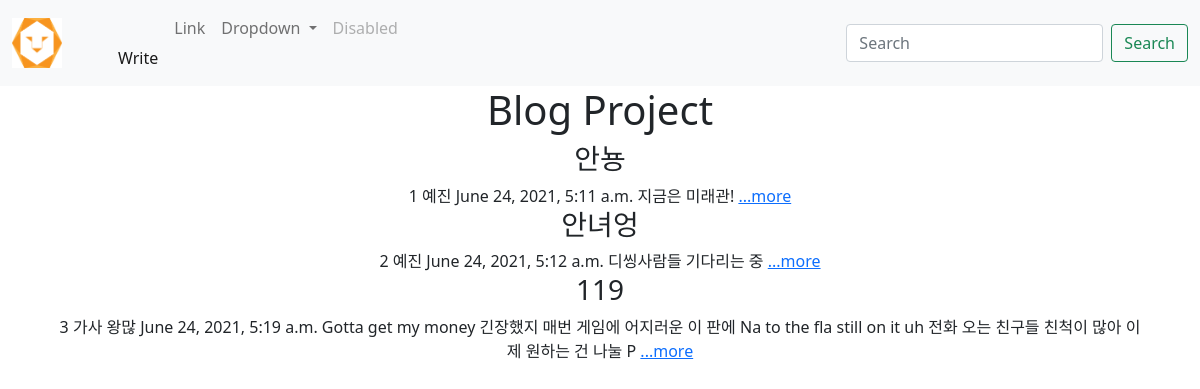
The app's page /, older data.
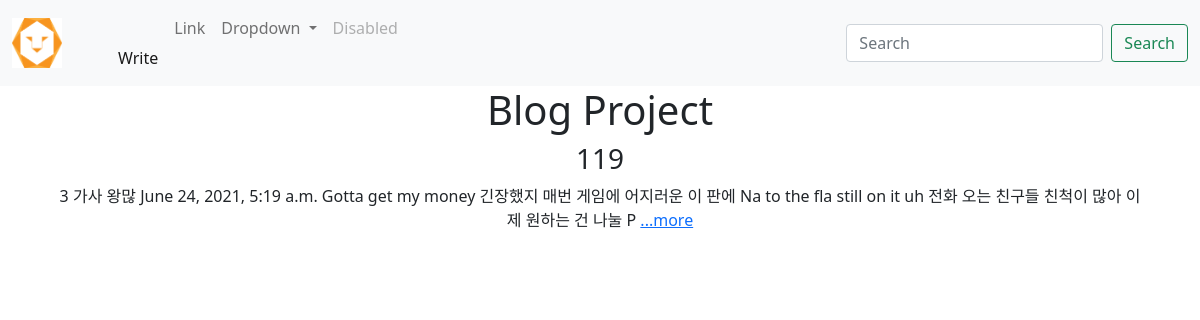
The same page, newer data.
### blog/models.py (models this page shows, shortened)
class Blog(models.Model):
    title = models.CharField(max_length=200)
    writer = models.CharField(max_length=100)
    pub_date = models.DateTimeField()    # 날짜와 시간을 정해주는 필드
    body = models.TextField()     # 본문 (제한없는 text 필드)
    img = models.ImageField(upload_to = "blog/", blank = True, null = True)
    def summary(self):
        return self.body[:100]

### blog/views.py (the view)
# urls.py: path('', blog, name="blog"),
def blog(request):
    blogs = Blog.objects.all()
    return render(request,'blog.html',{'blogs':blogs})

### blog/templates/blog.html
{% extends 'base.html' %}
{% block content %}
    <h1>Blog Project</h1>
    <div class="container">
    {% for blog in blogs %}
    <div>
        <h3>{{blog.title}}</h3>
        {{blog.id}}
        {{blog.writer}}
        {{blog.pub_date}}
        {{blog.summary}} <a href="{%url 'detail' blog.id%}">...more</a>
        <br>
    </div>
    {% endfor %}
</div>
{% endblock %}

### firstproject/templates/base.html (shortened to what this page needs)
<!DOCTYPE html>
<html lang="en">
<head>
    <link href="https://cdn.jsdelivr.net/npm/bootstrap@5.0.2/dist/css/bootstrap.min.css" rel="stylesheet">
</head>
<body>
    {% load static %}
    <nav class="navbar navbar-expand-lg navbar-light bg-light">
        <div class="container-fluid">
        <a class="navbar-brand" href="{% url 'blog'%}">
      <img src="{% static 'likelion.png' %}" alt="" width="50" height="50">
          <div class="collapse navbar-collapse" id="navbarSupportedContent">
            <ul class="navbar-nav me-auto mb-2 mb-lg-0">
              <li class="nav-item">
                <a class="nav-link active" aria-current="page" href="{% url 'new' %}">Write</a>
              </li>
              <li class="nav-item">
                <a class="nav-link" href="#">Link</a>
              </li>
              <li class="nav-item dropdown">
                <a class="nav-link dropdown-toggle" href="#" id="navbarDropdown" role="button" data-bs-toggle="dropdown" aria-expanded="false">
                  Dropdown
                </a>
              </li>
              <li class="nav-item">
                <a class="nav-link disabled" href="#" tabindex="-1" aria-disabled="true">Disabled</a>
              </li>
            </ul>
            <form class="d-flex">
              <input class="form-control me-2" type="search" placeholder="Search" aria-label="Search">
              <button class="btn btn-outline-success" type="submit">Search</button>
            </form>
          </div>
        </div>
      </nav>
      <div class="container">
        {% block content %}
        {% endblock %}
      </div>
    </body>
</html>

### firstproject/templates/base.html (style rules this page uses)
body { text-align: center; }

Row changes from the older to the newer data that the page shows:
removed Blog: title "안뇽", id "1", writer "예진", pub_date "June 24, 2021, 5:11 a.m.", summary "지금은 미래관!"
removed Blog: title "안녀엉", id "2", writer "예진", pub_date "June 24, 2021, 5:12 a.m.", summary "디씽사람들 기다리는 중"
